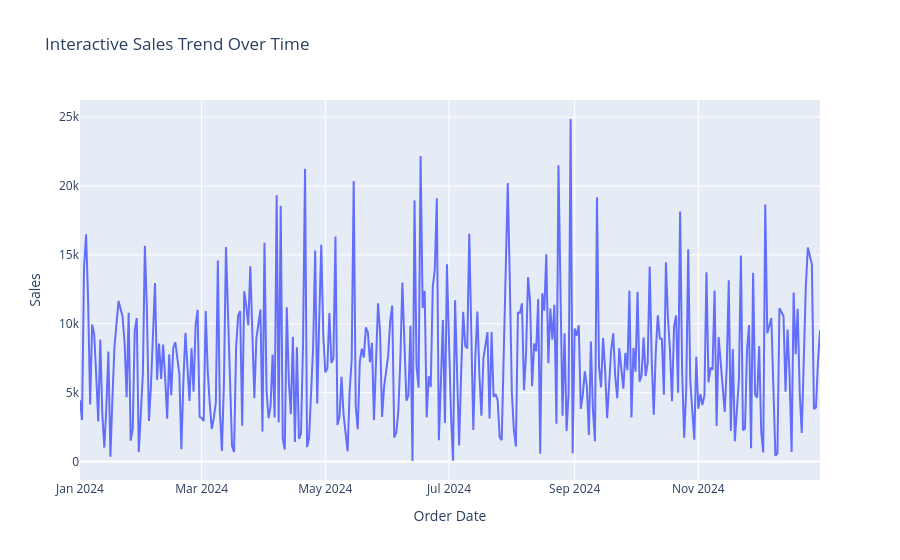

The notebook cell saved with this chart:
### Code cell
df['Order Date'] = pd.to_datetime(df['Order Date'])
sales_trend = df.groupby('Order Date')['Sales'].sum().reset_index()

line_fig = px.line(
    sales_trend,
    x='Order Date',
    y='Sales',
    title='Interactive Sales Trend Over Time'
)

line_fig.show()

### Figure 1 — Plotly figure (JSON) as saved in the notebook; plotly's stock layout.template omitted (floating-point values rounded to 4 significant figures; data arrays with more than 128 entries replaced by an {"elided": "..."} marker saying what was removed)
{"data": [{"hovertemplate": "Order Date=%{x}<br>Sales=%{y}<extra></extra>", "legendgroup": "", "line": {"color": "#636efa", "dash": "solid"}, "marker": {"symbol": "circle"}, "mode": "lines", "name": "", "orientation": "v", "showlegend": false, "type": "scatter", "x": {"elided": "345 str values"}, "xaxis": "x", "y": {"elided": "345 float values"}, "yaxis": "y"}], "layout": {"legend": {"tracegroupgap": 0}, "title": {"text": "Interactive Sales Trend Over Time"}, "xaxis": {"anchor": "y", "domain": [0, 1], "title": {"text": "Order Date"}}, "yaxis": {"anchor": "x", "domain": [0, 1], "title": {"text": "Sales"}}}}
